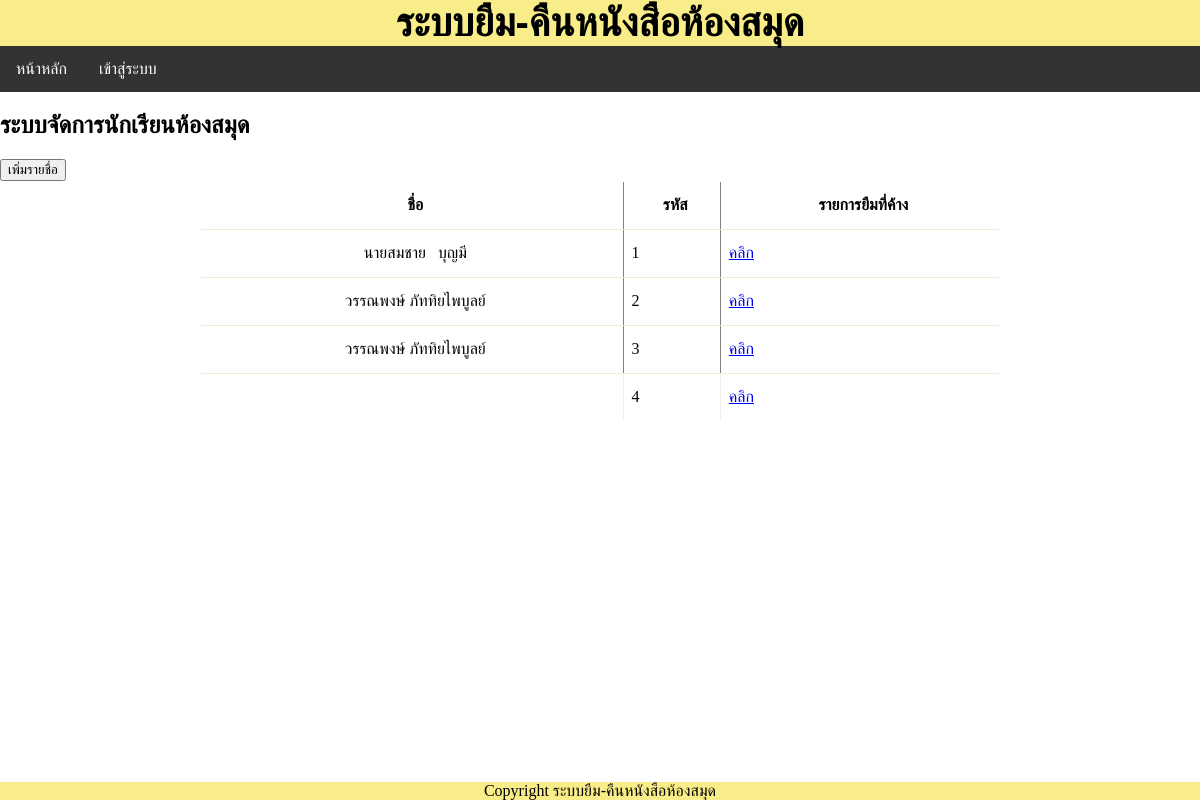
/student.php, run on the app's committed database.
### tables this page shows
CREATE TABLE `Students` (
  `id` int(11) NOT NULL,
  `Name` text NOT NULL,
  `Address` text NOT NULL,
  `DOB` date NOT NULL,
  `Gender` text NOT NULL,
  `Phone` varchar(10) NOT NULL
);

### config.php (called while the page is built, shortened)
<?php
$name_web="ระบบยืม-คืนหนังสือห้องสมุด";
?>

### student.php (the view, shortened to what this page needs)
<?php
require_once("config.php");
?>
<!DOCTYPE html>
<html>
<head>
    <link rel="stylesheet" type="text/css" media="screen" href="main.css" />
<?php include("js.php"); ?></head>
<body>
<?php include('header_web.php');?>
    <?php include('nav.php');?>
    <main>
      <article>
        <h1>ระบบจัดการนักเรียนห้องสมุด</h1>
        <a href="./add_student.php"><button>เพิ่มรายชื่อ</button></a><br>
        <?php
        require("db.php");
	    $sql = "SELECT * FROM Students";
        $query = mysqli_query($con,$sql);
        $rowcount=mysqli_num_rows($query);
        if($rowcount== 0){
            echo "<br>ไม่มีรายชื่อนักเรียน";
         }
         else{
    ?>
    <table border="1">
        <tr>
        <th> <div align="center">ชื่อ</div></th>
        <th> <div align="center">รหัส</div></th>
        <th> <div align="center">รายการยืมที่ค้าง</div></th>
    </tr>
<?php
while($result=mysqli_fetch_array($query,MYSQLI_ASSOC))
{
?>
  <tr>
    <td><div align="center"><?php echo $result["Name"];?></div></td>
    <td><?php echo $result["id"];?></td>
    <td><a href="./student_borrow.php?stu_id=<?php echo $result["id"];?>">คลิก</a></td>
  </tr>
<?php
}
}
?>
</table>
?><br>
    </article>
    </main>
    <footer>Copyright <?php echo $name_web;?></footer>
</body>
</html>

### main.css (style rules this page uses)
body { margin:0; padding:0; border:0; outline:0; }
footer { background-color: rgb(248, 237, 136); text-align: center; }
table { border-spacing: 1; border-collapse: collapse; background: white; border-radius: 6px; overflow: hidden; max-width: 800px; width: 100%; margin: 0 auto; position: relative; }
table * { position: relative; }
table td, table th { padding-left: 8px; }
table tbody tr { height: 48px; border-bottom: 1px solid #E3F1D5; }
table tbody tr:last-child { border: 0; }
table td, table th { text-align: left; }
footer { position: fixed; left: 0; bottom: 0; width: 100%; }
button { display:inline-block; padding:0.7em 1.4em; margin:0 0.3em 0.3em 0; border-radius:0.15em; box-sizing: border-box; text-decoration:none; font-family:'Roboto',sans-serif; text-transform:uppercase; font-weight:400; color:#FFFFFF; background-color:#3369ff; box-shadow:inset 0 -0.6em 0 -0.35em rgba(0,0,0,0.17); text-align:center; position:relative; }

### data on the page
students: Name "นายสมชาย บุญมี", id "1"
students: Name "วรรณพงษ์ ภัททิยไพบูลย์", id "2"
students: Name "วรรณพงษ์ ภัททิยไพบูลย์", id "3"
students: id "4"

### other printed values
$name_web "ระบบยืม-คืนหนังสือห้องสมุด"
